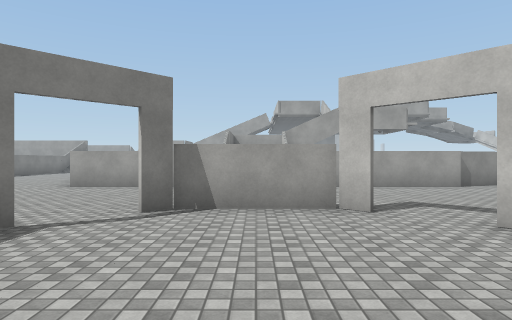
[1] (above)

24 first-person views from a walk through a 3-D level made in the Unity game engine. The camera is 1.5 m above the floor, looks level and sees 75° across. The floor is counted in squares, 2 m on a side. Each view is taken from the middle of a square. On the plan, view 1 faces up. The plan holds only what a view shows up to about 11 squares ahead; the rest is blank. The place goes on beyond the plan. The player character is not drawn. Surface patterns are stand-ins for the level's own textures.

[2]
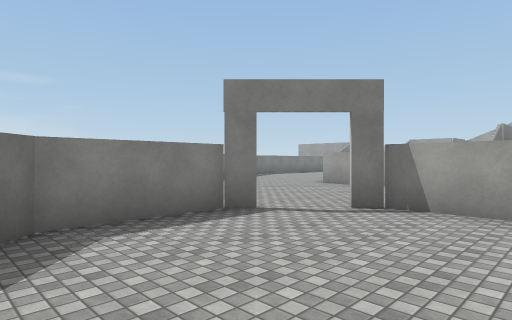

[3]
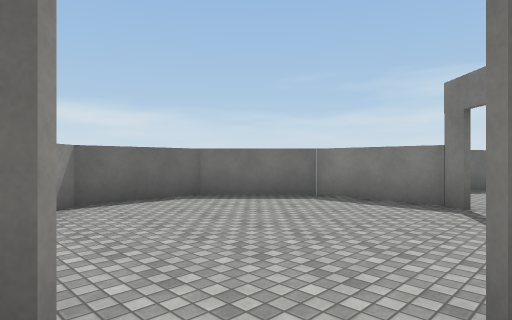

[4]
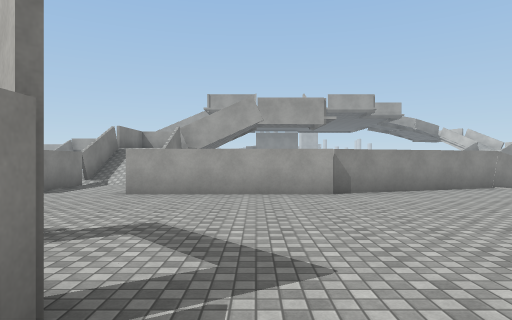

[5]
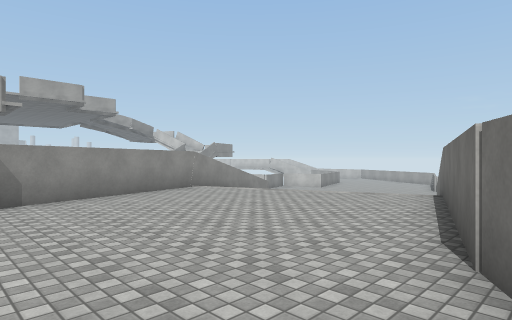

[6]
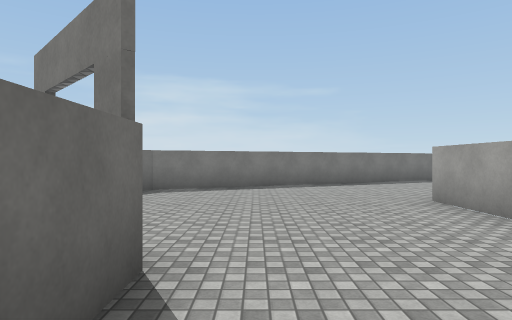

[7]
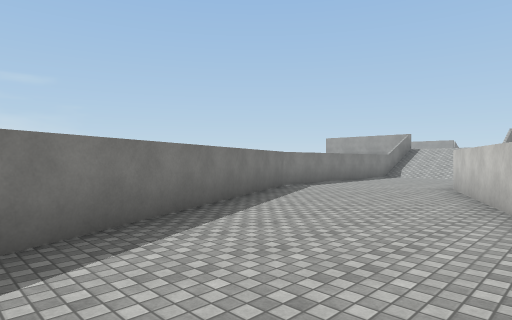

[8]
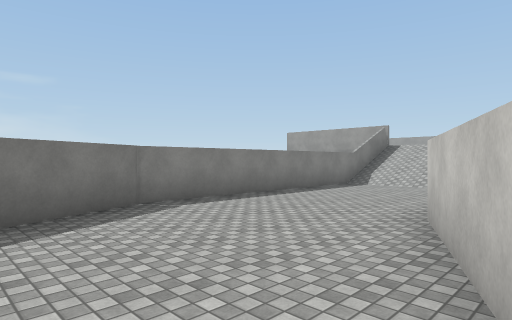

[9]
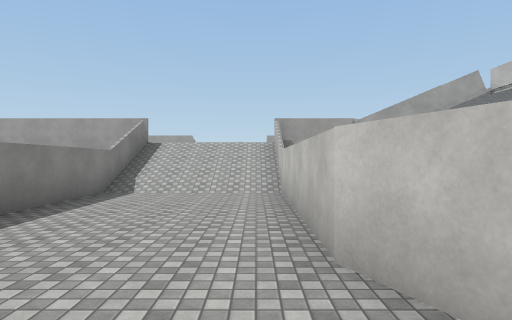

[10]
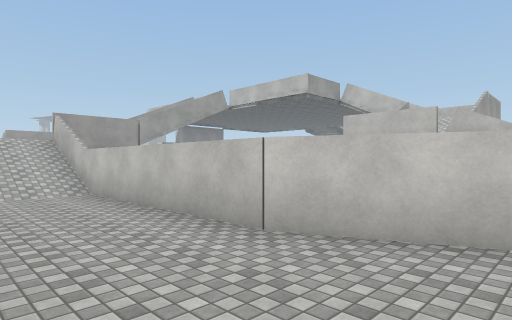

[11]
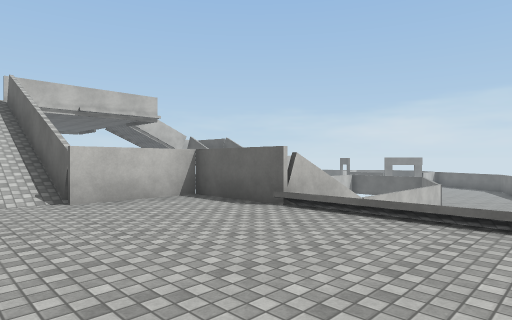

[12]
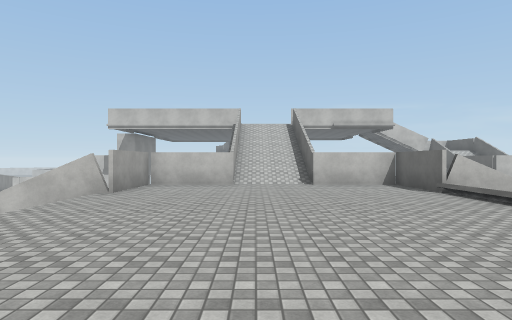

[13]
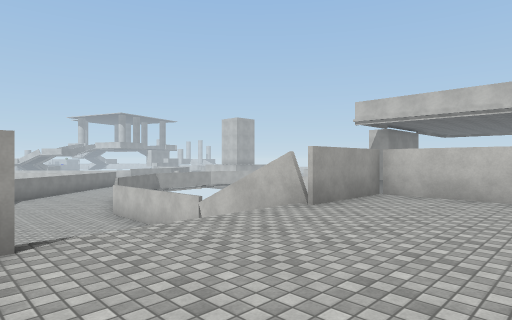

[14]
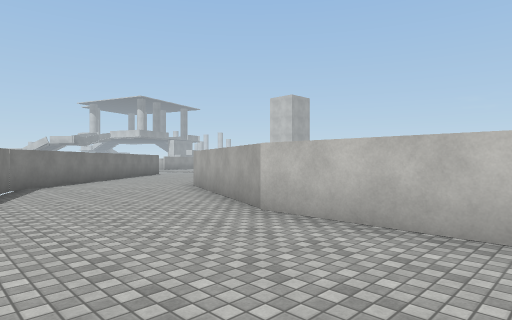

[15]
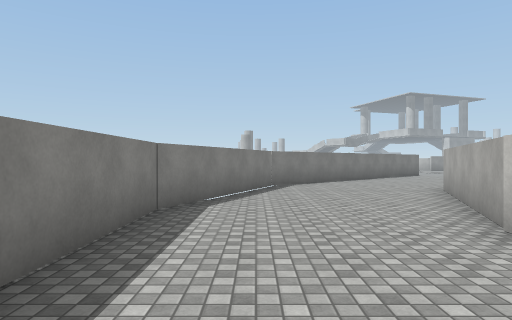

[16]
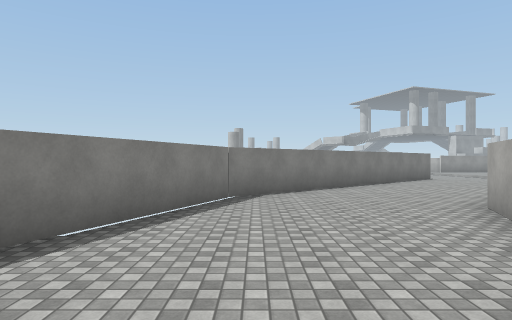

[17]
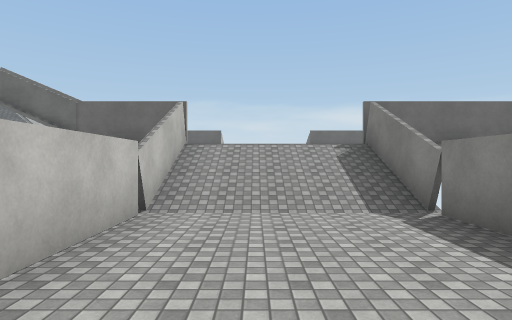

[18]
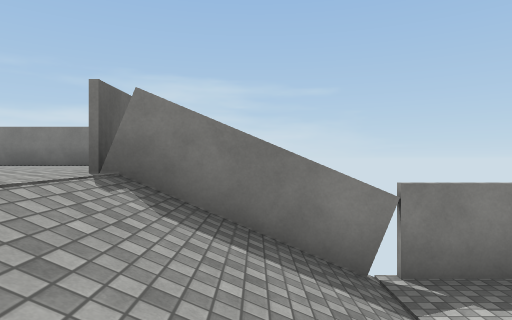

[19]
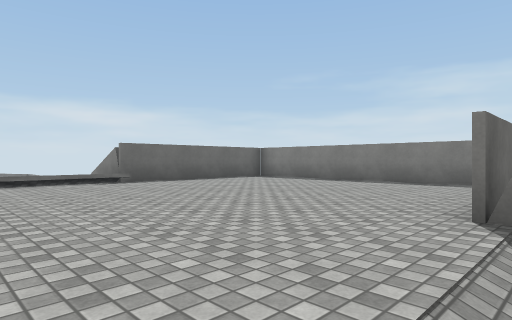

[20]
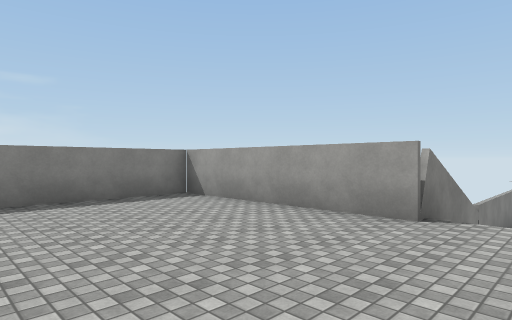

[21]
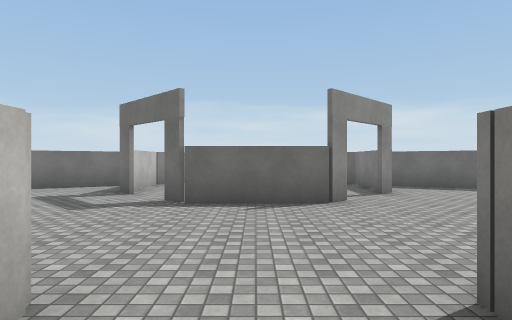

[22]
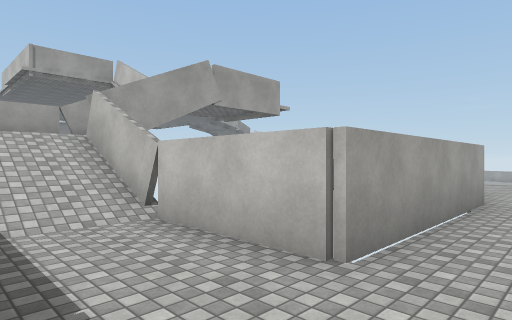

[23]
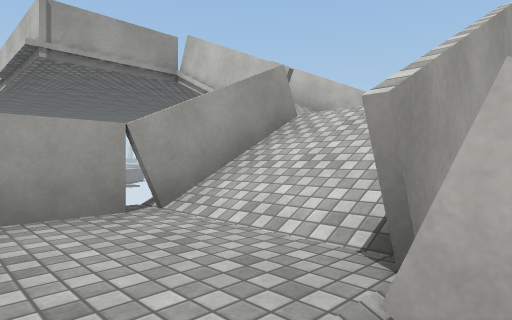

[24]
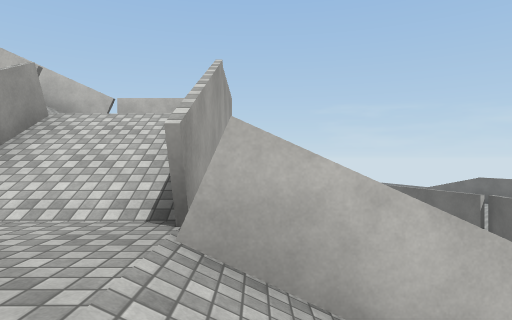

### Floor plan
Key: @ floor where view 1 was taken; # wall or solid block; x gap in a wall; . main floor; : floor 2.25 m higher than the main floor; + floor 2.5 m higher than the main floor; / step, stairs or slope; = window, fence, low wall or low ledge.
Columns run from 17 left of view 1 to 13 right of it. Each row starts with its distance up from view 1.
 46         ##....
 45        ##.....
 44       ##.....
 43       #.....#
 42       #....##
 41      ##....#
 40      #.....#
 39      #....##
 38      #....#
 37      #....#
 36      #....#
 35      #....#
 34      #....#
 33      #////#
 32      #////#
 31 ######////###
 30 #:::::::::::#
 29 #:::::::::::#
 28 #:::::::::::######=
 27 #::::::::::::/
 26 #:::::::::::://///
 25 #:::::::::::######=
 24 #:::::::::::#
 23   ::::////::#
 22  #####////###
 21      #////#
 20      #////#          #  #
 19      #....#          # /#
 18      #....#          # /#
 17      #....#     #####/  x
 16      #....#    # ++///  =
 15      #....#    # ++///  =
 14      #....##   #//######
 13      #.....#   #//#
 12      #.....#   #//#         ##
 11       #....##  #..#      ####/
 10       #.....####..########../
  9       ##..................../
  8        #.....................
  7        ##..................../
  6         #.....................
  5         ##......###..........##
  4          #................####
  3          ##...#.....#...###
  2           ###.#.....#.##
  1             ###.....###
  0               #..@..#
 -1                #####

Where each view was taken, in squares from view 1:
view 1: 0 up, 0 right, facing up
view 2: 0 up, 1 right, facing up-left
view 3: 5 up, 3 right, facing down-left
view 4: 2 up, 4 right, facing up
view 5: 3 up, 5 right, facing up-right
view 6: 6 up, 1 right, facing left
view 7: 5 up, 5 left, facing up-left
view 8: 10 up, 6 left, facing up-left
view 9: 12 up, 8 left, facing up
view 10: 12 up, 10 left, facing up-right
view 11: 27 up, 11 left, facing down-right
view 12: 27 up, 15 left, facing right
view 13: 27 up, 12 left, facing up-right
view 14: 35 up, 11 left, facing up-right
view 15: 35 up, 10 left, facing up
view 16: 38 up, 9 left, facing up
view 17: 38 up, 9 left, facing down
view 18: 32 up, 8 left, facing left
view 19: 31 up, 8 left, facing down-left
view 20: 26 up, 10 left, facing up-left
view 21: 11 up, 0 right, facing down
view 22: 8 up, 1 left, facing up-right
view 23: 14 up, 0 right, facing up-right
view 24: 14 up, 1 left, facing right
